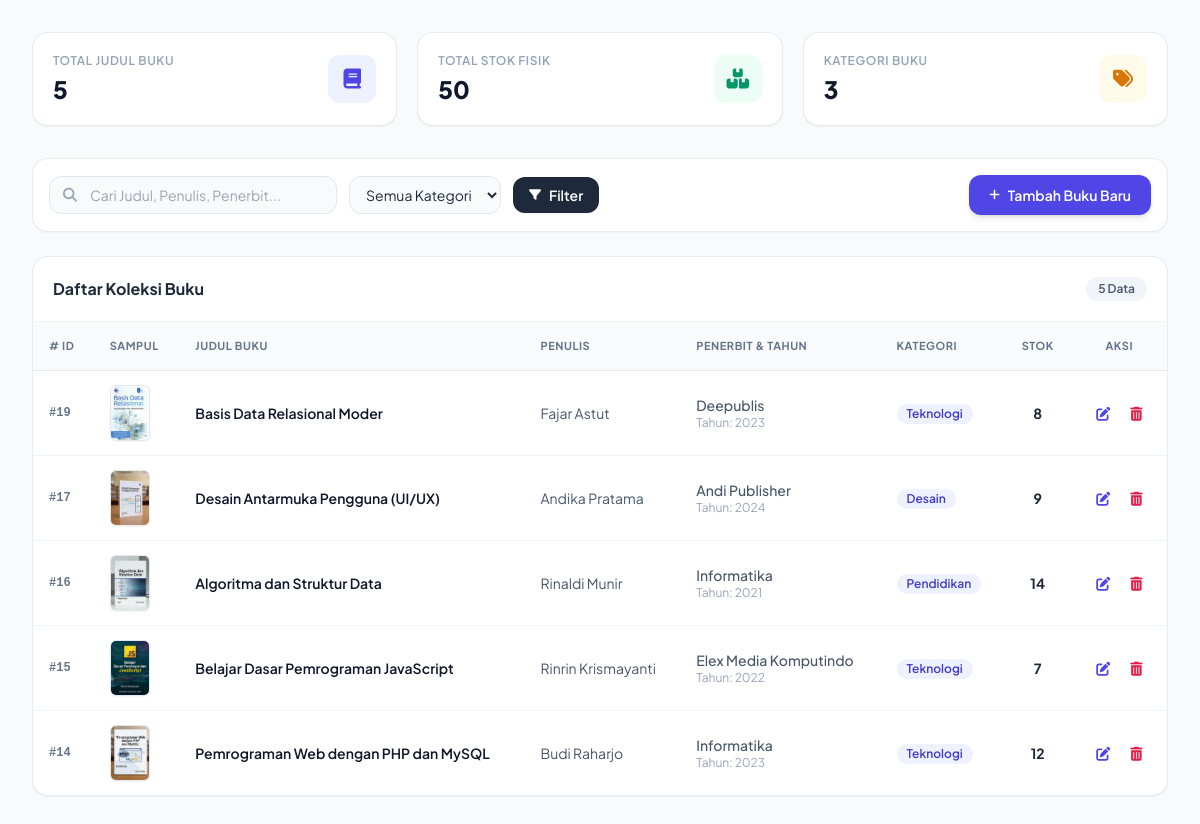
Screenshot of /view/view_admin/dashboard_buku.php (signed in) with the database file from the repository.
### tables this page shows
CREATE TABLE `buku` (
  `id_buku` int(11) NOT NULL,
  `judul` varchar(150) NOT NULL,
  `penulis` varchar(100) NOT NULL,
  `penerbit` varchar(100) NOT NULL,
  `tahun_terbit` year(4) NOT NULL,
  `kategori` varchar(20) NOT NULL,
  `stok` int(5) NOT NULL,
  `foto` varchar(100) NOT NULL
);

### models/m_koneksi.php (called while the page is built, shortened)
<?php
class Koneksi {
    private $host = "localhost",
            $username = "root",
            $pass = "",
            $db = "perpustakaan";
    function __construct() {
        $this->koneksi = mysqli_connect(
            $this->host,
            $this->username,
            $this->pass,
            $this->db
        );
    }
}

### models/m_buku.php (called while the page is built, shortened)
<?php
include_once 'm_koneksi.php';
class m_buku {
    private $koneksi;
    public function __construct() {
        $db = new koneksi();
        $this->koneksi = $db->koneksi;
    }
    public function tampil_data($search = '', $kategori = '') {
        $where_clauses = [];
        $where_sql = !empty($where_clauses) ? "WHERE " . implode(' AND ', $where_clauses) : "";
        $sql = "SELECT * FROM buku $where_sql ORDER BY id_buku DESC";
        $query = mysqli_query($this->koneksi, $sql);
        $result = [];
        if ($query && mysqli_num_rows($query) > 0) {
            while ($data = mysqli_fetch_assoc($query)) {
                $result[] = $data;
            }
        }
        return $result;
    }
}
?>

### view/view_admin/dashboard_buku.php (the view, shortened to what this page needs)
<?php
require_once '../../models/m_buku.php';
$model_buku = new m_buku();
$search = $_GET['search'] ?? '';
$filter_kategori = $_GET['kategori'] ?? '';
$buku_list = $model_buku->tampil_data($search, $filter_kategori);
$total_buku = count($buku_list);
$total_stok = 0;
$kategori_set = [];
foreach ($buku_list as $buku) {
    $total_stok += $buku['stok'];
    $kategori_set[$buku['kategori']] = true;
}
?>
<!DOCTYPE html>
<html lang="id">
<head>
    <script src="https://cdn.tailwindcss.com"></script>
    <link rel="stylesheet" href="https://cdnjs.cloudflare.com/ajax/libs/font-awesome/6.4.0/css/all.min.css">
</head>
<body class="bg-slate-50 text-slate-800 antialiased min-h-screen flex flex-col">
    <main class="flex-1 max-w-7xl w-full mx-auto px-4 sm:px-6 lg:px-8 py-8">
        <div class="grid grid-cols-1 sm:grid-cols-2 lg:grid-cols-3 gap-5 mb-8">
            <div class="bg-white rounded-2xl p-5 border border-slate-200/80 shadow-sm flex items-center justify-between">
                <div>
                    <p class="text-xs font-semibold text-slate-400 uppercase tracking-wider mb-1">Total Judul Buku</p>
                    <h3 class="text-2xl font-extrabold text-slate-900"><?php echo number_format($total_buku); ?></h3>
                </div>
                <div class="w-12 h-12 bg-indigo-50 text-indigo-600 rounded-xl flex items-center justify-center text-xl">
                    <i class="fa-solid fa-book"></i>
                </div>
            </div>
            <div class="bg-white rounded-2xl p-5 border border-slate-200/80 shadow-sm flex items-center justify-between">
                <div>
                    <p class="text-xs font-semibold text-slate-400 uppercase tracking-wider mb-1">Total Stok Fisik</p>
                    <h3 class="text-2xl font-extrabold text-slate-900"><?php echo number_format($total_stok); ?></h3>
                </div>
                <div class="w-12 h-12 bg-emerald-50 text-emerald-600 rounded-xl flex items-center justify-center text-xl">
                    <i class="fa-solid fa-boxes-stacked"></i>
                </div>
            </div>
            <div class="bg-white rounded-2xl p-5 border border-slate-200/80 shadow-sm flex items-center justify-between">
                <div>
                    <p class="text-xs font-semibold text-slate-400 uppercase tracking-wider mb-1">Kategori Buku</p>
                    <h3 class="text-2xl font-extrabold text-slate-900"><?php echo count($kategori_set); ?></h3>
                </div>
                <div class="w-12 h-12 bg-amber-50 text-amber-600 rounded-xl flex items-center justify-center text-xl">
                    <i class="fa-solid fa-tags"></i>
                </div>
            </div>
        </div>
        <div class="bg-white rounded-2xl border border-slate-200/80 shadow-sm p-4 mb-6">
            <div class="flex flex-col md:flex-row gap-4 items-center justify-between">
                <form method="GET" class="flex flex-wrap items-center gap-3 w-full md:w-auto">
                    <div class="relative flex-1 md:w-72">
                        <i class="fa-solid fa-magnifying-glass absolute left-3.5 top-1/2 -translate-y-1/2 text-slate-400 text-sm"></i>
                        <input type="text" name="search" value="<?php echo htmlspecialchars($search); ?>"
                               placeholder="Cari Judul, Penulis, Penerbit..."
                               class="w-full pl-10 pr-4 py-2 text-sm bg-slate-50 border border-slate-200 rounded-xl focus:bg-white focus:outline-none focus:ring-2 focus:ring-indigo-500 transition">
                    </div>
                    <select name="kategori" class="py-2 px-3 text-sm bg-slate-50 border border-slate-200 rounded-xl focus:bg-white focus:outline-none focus:ring-2 focus:ring-indigo-500 transition">
                        <option value="">Semua Kategori</option>
                    </select>
                    <button type="submit" class="px-4 py-2 bg-slate-800 hover:bg-slate-900 text-white text-sm font-semibold rounded-xl transition shadow-sm flex items-center gap-2">
                        <i class="fa-solid fa-filter text-xs"></i> Filter
                    </button>
                </form>
                <a href="tambah_buku.php" class="w-full md:w-auto px-5 py-2.5 bg-indigo-600 hover:bg-indigo-700 text-white text-sm font-semibold rounded-xl shadow-md hover:shadow-indigo-500/20 transition flex items-center justify-center gap-2 inline-flex">
                    <i class="fa-solid fa-plus text-xs"></i> Tambah Buku Baru
                </a>
            </div>
        </div>
        <div class="bg-white rounded-2xl border border-slate-200/80 shadow-sm overflow-hidden">
            <div class="p-5 border-b border-slate-100 flex items-center justify-between">
                <h2 class="text-base font-bold text-slate-800">Daftar Koleksi Buku</h2>
                <span class="text-xs font-semibold bg-slate-100 text-slate-600 px-3 py-1 rounded-full">
                    <?php echo count($buku_list); ?> Data
                </span>
            </div>
            <div class="overflow-x-auto">
                <table class="w-full text-left text-sm border-collapse">
                    <thead>
                        <tr class="bg-slate-50/80 text-slate-500 uppercase text-[11px] font-bold tracking-wider border-b border-slate-200">
                            <th class="py-3.5 px-4"># ID</th>
                            <th class="py-3.5 px-4">Sampul</th>
                            <th class="py-3.5 px-4">Judul Buku</th>
                            <th class="py-3.5 px-4">Penulis</th>
                            <th class="py-3.5 px-4">Penerbit & Tahun</th>
                            <th class="py-3.5 px-4">Kategori</th>
                            <th class="py-3.5 px-4 text-center">Stok</th>
                            <th class="py-3.5 px-4 text-center">Aksi</th>
                        </tr>
                    </thead>
                    <tbody class="divide-y divide-slate-100">
                        <?php if (empty($buku_list)): ?>
                            <tr>
                                <td colspan="8" class="text-center py-12 text-slate-400">
                                    <p class="font-medium text-slate-600">Tidak ada data buku ditemukan.</p>
                                </td>
                            </tr>
                        <?php else: ?>
                            <?php foreach ($buku_list as $buku): ?>
                                <tr class="hover:bg-slate-50/70 transition">
                                    <td class="py-3.5 px-4 font-mono text-xs text-slate-500 font-bold">#<?php echo htmlspecialchars($buku['id_buku']); ?></td>
                                    <td class="py-3.5 px-4">
                                        <div class="w-10 h-14 bg-slate-100 rounded-md overflow-hidden border border-slate-200 shadow-sm flex items-center justify-center">
                                            <?php
                                                $foto_val = trim($buku['foto'] ?? '');
                                                $fallback_img = 'https://images.unsplash.com/photo-1543002588-bfa74002ed7e?w=200&auto=format&fit=crop&q=60';
                                                if (empty($foto_val)) {
                                                    $image_src = $fallback_img;
                                                } elseif (filter_var($foto_val, FILTER_VALIDATE_URL)) {
                                                    $image_src = htmlspecialchars($foto_val);
                                                } else {
                                                    $image_src = '../../asset/img/' . htmlspecialchars($foto_val);
                                                }
                                            ?>
                                            <img src="<?php echo $image_src; ?>" class="w-full h-full object-cover" onerror="this.onerror=null; this.src='<?php echo $fallback_img; ?>';">
                                        </div>
                                    </td>
                                    <td class="py-3.5 px-4 font-semibold text-slate-900"><?php echo htmlspecialchars($buku['judul']); ?></td>
                                    <td class="py-3.5 px-4 text-slate-600"><?php echo htmlspecialchars($buku['penulis']); ?></td>
                                    <td class="py-3.5 px-4 text-slate-600">
                                        <div class="font-medium"><?php echo htmlspecialchars($buku['penerbit']); ?></div>
                                        <div class="text-xs text-slate-400">Tahun: <?php echo htmlspecialchars($buku['tahun_terbit']); ?></div>
                                    </td>
                                    <td class="py-3.5 px-4">
                                        <span class="inline-flex items-center px-2.5 py-0.5 rounded-full text-xs font-semibold bg-indigo-50 text-indigo-700">
                                            <?php echo htmlspecialchars($buku['kategori']); ?>
                                        </span>
                                    </td>
                                    <td class="py-3.5 px-4 text-center font-bold"><?php echo (int)$buku['stok']; ?></td>
                                    <td class="py-3.5 px-4 text-center">
                                        <div class="flex items-center justify-center space-x-2">
                                            <a href="edit_buku.php?id=<?php echo $buku['id_buku']; ?>"
                                               class="p-1.5 text-indigo-600 hover:bg-indigo-50 rounded-lg transition"
                                               title="Edit Buku">
                                                <i class="fa-solid fa-pen-to-square"></i>
                                            </a>
                                            <a href="../../controller/c_hapus_buku.php?id=<?php echo $buku['id_buku']; ?>"
                                               onclick="return confirm('Apakah Anda yakin ingin menghapus buku ini?')"
                                               class="p-1.5 text-rose-600 hover:bg-rose-50 rounded-lg transition"
                                               title="Hapus Buku">
                                                <i class="fa-solid fa-trash-can"></i>
                                            </a>
                                        </div>
                                    </td>
                                </tr>
                            <?php endforeach; ?>
                        <?php endif; ?>
                    </tbody>
                </table>
            </div>
        </div>
    </main>
</body>
</html>

### view/view_admin/dashboard_buku.php (style rules this page uses)
body { font-family: 'Plus Jakarta Sans', sans-serif; }

### rows the page displays
buku: id_buku "19", foto (picture), judul "Basis Data Relasional Moder", penulis "Fajar Astut", penerbit "Deepublis", tahun_terbit "2023", kategori "Teknologi", stok "8"
buku: id_buku "17", shows a picture, judul "Desain Antarmuka Pengguna (UI/UX)", penulis "Andika Pratama", penerbit "Andi Publisher", tahun_terbit "2024", kategori "Desain", stok "9"
buku: id_buku "16", foto (picture), judul "Algoritma dan Struktur Data", penulis "Rinaldi Munir", penerbit "Informatika", tahun_terbit "2021", kategori "Pendidikan", stok "14"
buku: id_buku "15", foto (picture), judul "Belajar Dasar Pemrograman JavaScript", penulis "Rinrin Krismayanti", penerbit "Elex Media Komputindo", tahun_terbit "2022", kategori "Teknologi", stok "7"
buku: id_buku "14", foto (picture), judul "Pemrograman Web dengan PHP dan MySQL", penulis "Budi Raharjo", penerbit "Informatika", tahun_terbit "2023", kategori "Teknologi", stok "12"

### other values shown
$total_buku "5"
$total_stok "50"
count($kategori_set) "3"
count($buku_list) "5"
